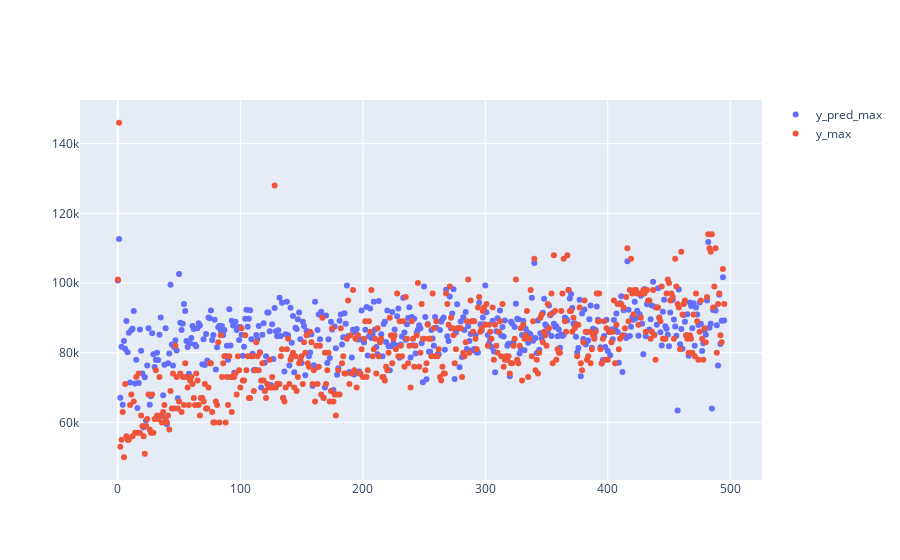

Write notebook code for a chart like this one.
### Code cell
import plotly.graph_objects as go


fig = go.Figure()

# Add traces
fig.add_trace(go.Scatter(x=np.arange(0,496), y=y_pred_com['y_pred_max'],
                    mode='markers',
                    name='y_pred_max'))

fig.add_trace(go.Scatter(x=np.arange(0,496), y=y_pred_com['y_max'],
                    mode='markers',
                    name='y_max'))

fig.show()

### Figure 1 — Plotly figure (JSON) as saved in the notebook; plotly's stock layout.template omitted (floating-point values rounded to 4 significant figures; data arrays with more than 128 entries replaced by an {"elided": "..."} marker saying what was removed)
{"data": [{"mode": "markers", "name": "y_pred_max", "type": "scatter", "x": {"elided": "496 int values"}, "y": {"elided": "731 float values"}}, {"mode": "markers", "name": "y_max", "type": "scatter", "x": {"elided": "496 int values"}, "y": {"elided": "731 int values"}}], "layout": {}}
